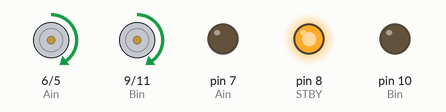
A sketch run on a simulated Arduino Uno, built with avr-gcc and run on an emulated ATmega328P. Shown: direction and speed pins drawn as motors (green arrow = direction pin HIGH = forward, orange = LOW = backward, longer = more drive, stopped while the standby pin is LOW), output pins drawn as LEDs (lit = HIGH).

Above: at 0.5 s.
At 1.5 s:
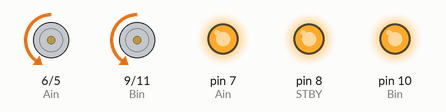
Timing chart, 0 to 3.0 s (numbered marks = the images above):
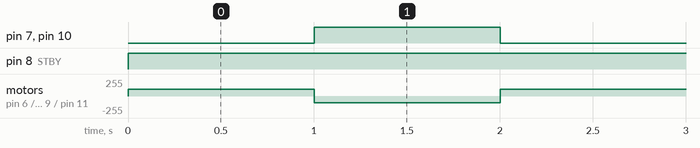

The sketch:

teste_motores.ino
```cpp
void setup() {
  pinMode(11,OUTPUT); //pwmB
  pinMode(10,OUTPUT); //Bin
  pinMode(9,OUTPUT);  //Bin
  pinMode(8,OUTPUT);  //STBY
  pinMode(7,OUTPUT);  //Ain
  pinMode(6,OUTPUT);  //Ain
  pinMode(5,OUTPUT);  //pwmA
}

void loop() {
  digitalWrite(8,1);
  digitalWrite(10,0);
  digitalWrite(9,1);
  digitalWrite(7,0);
  digitalWrite(6,1);
  analogWrite(11,100);
  analogWrite(5,100);
  delay(1000);
  digitalWrite(10,1);
  digitalWrite(9,0);
  digitalWrite(7,1);
  digitalWrite(6,0);
  delay(1000);
}
```

Measured:
- by itself, pin 7 (Ain), pin 10 (Bin): alternates HIGH for 1.0 s and LOW for 1.0 s
- by itself, pin 8 (STBY): LOW → HIGH at 0.00 s
- by itself, motor on pin 6 (Ain) / pin 5 (pwmA), motor on pin 9 (Bin) / pin 11 (pwmB): alternates forward 100/255 for 1.0 s and backward 100/255 for 1.0 s
